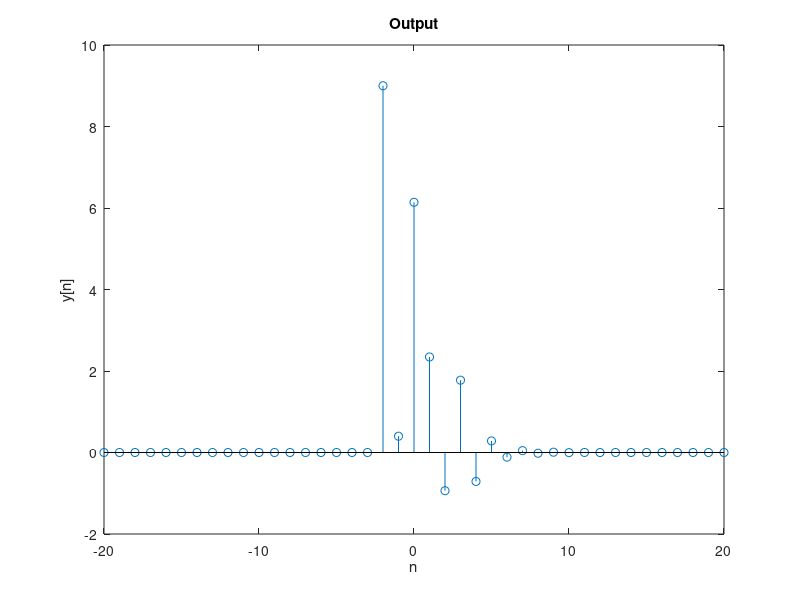

Here is the MATLAB script that generated this plot:
n = -20:20;

% Βάζουμε το σήμα εισόδου
x = 2 * (n == 1) + 4 * (n == -1) + 9 * (n == -2);

% Δεσμεύουμε μνήμη γι την έξοδο 
y = zeros(size(n));

% Φτιάχνουμε τους συντελεστές της ΔΕ 
a1 = -0.4;
b0 = 1; 
b2 = 0.7;

% Εφαρμόζουμε την διαφορική εξίσωση στην έξοδο 
for i = 3:length(n)
    y(i) = b0*x(i) + a1*y(i-1) + b2*x(i-2);
end

stem(n, y);
title('Output');
xlabel('n');
ylabel('y[n]');
